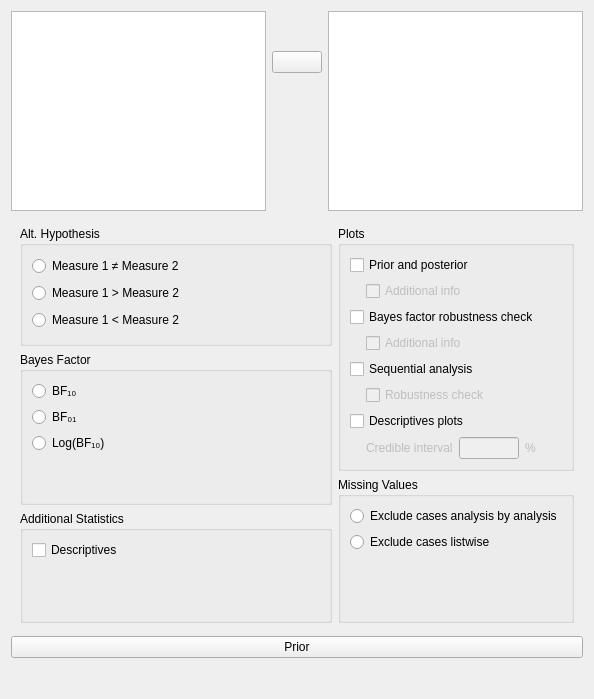
<?xml version="1.0" encoding="UTF-8"?>
<ui version="4.0">
 <class>TTestBayesianPairedSamplesForm</class>
 <widget class="QWidget" name="TTestBayesianPairedSamplesForm">
  <property name="geometry">
   <rect>
    <x>0</x>
    <y>0</y>
    <width>594</width>
    <height>699</height>
   </rect>
  </property>
  <property name="sizePolicy">
   <sizepolicy hsizetype="Fixed" vsizetype="Preferred">
    <horstretch>0</horstretch>
    <verstretch>0</verstretch>
   </sizepolicy>
  </property>
  <property name="windowTitle">
   <string>Form</string>
  </property>
  <layout class="QGridLayout" name="gridLayout_5">
   <item row="0" column="0">
    <widget class="QWidget" name="topWidget" native="true">
     <property name="sizePolicy">
      <sizepolicy hsizetype="Expanding" vsizetype="Fixed">
       <horstretch>0</horstretch>
       <verstretch>0</verstretch>
      </sizepolicy>
     </property>
     <layout class="QGridLayout" name="gridLayout">
      <property name="leftMargin">
       <number>0</number>
      </property>
      <property name="topMargin">
       <number>0</number>
      </property>
      <property name="rightMargin">
       <number>0</number>
      </property>
      <property name="verticalSpacing">
       <number>0</number>
      </property>
      <item row="0" column="1">
       <spacer name="verticalSpacer_4">
        <property name="orientation">
         <enum>Qt::Vertical</enum>
        </property>
        <property name="sizeType">
         <enum>QSizePolicy::Fixed</enum>
        </property>
        <property name="sizeHint" stdset="0">
         <size>
          <width>20</width>
          <height>40</height>
         </size>
        </property>
       </spacer>
      </item>
      <item row="2" column="1">
       <spacer name="verticalSpacer_3">
        <property name="orientation">
         <enum>Qt::Vertical</enum>
        </property>
        <property name="sizeHint" stdset="0">
         <size>
          <width>20</width>
          <height>40</height>
         </size>
        </property>
       </spacer>
      </item>
      <item row="1" column="1">
       <widget class="AssignButton" name="assignButton">
        <property name="sizePolicy">
         <sizepolicy hsizetype="Fixed" vsizetype="Fixed">
          <horstretch>0</horstretch>
          <verstretch>0</verstretch>
         </sizepolicy>
        </property>
        <property name="minimumSize">
         <size>
          <width>50</width>
          <height>0</height>
         </size>
        </property>
        <property name="maximumSize">
         <size>
          <width>50</width>
          <height>16777215</height>
         </size>
        </property>
        <property name="text">
         <string/>
        </property>
       </widget>
      </item>
      <item row="0" column="0" rowspan="3">
       <widget class="AvailableFieldsListView" name="availableFields">
        <property name="sizePolicy">
         <sizepolicy hsizetype="Preferred" vsizetype="Fixed">
          <horstretch>0</horstretch>
          <verstretch>0</verstretch>
         </sizepolicy>
        </property>
        <property name="minimumSize">
         <size>
          <width>210</width>
          <height>200</height>
         </size>
        </property>
        <property name="maximumSize">
         <size>
          <width>16777215</width>
          <height>400</height>
         </size>
        </property>
       </widget>
      </item>
      <item row="0" column="3" rowspan="3">
       <widget class="BoundPairsTable" name="pairs">
        <property name="sizePolicy">
         <sizepolicy hsizetype="Preferred" vsizetype="Fixed">
          <horstretch>0</horstretch>
          <verstretch>0</verstretch>
         </sizepolicy>
        </property>
        <property name="minimumSize">
         <size>
          <width>210</width>
          <height>200</height>
         </size>
        </property>
        <property name="maximumSize">
         <size>
          <width>16777215</width>
          <height>400</height>
         </size>
        </property>
       </widget>
      </item>
     </layout>
    </widget>
   </item>
   <item row="1" column="0">
    <widget class="QWidget" name="options" native="true">
     <property name="sizePolicy">
      <sizepolicy hsizetype="Expanding" vsizetype="Fixed">
       <horstretch>0</horstretch>
       <verstretch>0</verstretch>
      </sizepolicy>
     </property>
     <layout class="QGridLayout" name="gridLayout_2">
      <property name="topMargin">
       <number>0</number>
      </property>
      <property name="bottomMargin">
       <number>0</number>
      </property>
      <item row="0" column="0">
       <widget class="BoundGroupBox" name="hypothesis">
        <property name="title">
         <string>Alt. Hypothesis</string>
        </property>
        <property name="flat">
         <bool>false</bool>
        </property>
        <layout class="QGridLayout" name="gridLayout_9">
         <item row="0" column="0">
          <widget class="QRadioButton" name="_1twoTailed">
           <property name="sizePolicy">
            <sizepolicy hsizetype="Fixed" vsizetype="Fixed">
             <horstretch>0</horstretch>
             <verstretch>0</verstretch>
            </sizepolicy>
           </property>
           <property name="text">
            <string>Measure 1 ≠ Measure 2</string>
           </property>
          </widget>
         </item>
         <item row="2" column="0">
          <widget class="QRadioButton" name="_3oneTailedLessThan">
           <property name="sizePolicy">
            <sizepolicy hsizetype="Fixed" vsizetype="Fixed">
             <horstretch>0</horstretch>
             <verstretch>0</verstretch>
            </sizepolicy>
           </property>
           <property name="text">
            <string>Measure 1 &lt; Measure 2</string>
           </property>
          </widget>
         </item>
         <item row="1" column="0">
          <widget class="QRadioButton" name="_2oneTailedGreaterThan">
           <property name="sizePolicy">
            <sizepolicy hsizetype="Fixed" vsizetype="Fixed">
             <horstretch>0</horstretch>
             <verstretch>0</verstretch>
            </sizepolicy>
           </property>
           <property name="text">
            <string>Measure 1 &gt; Measure 2</string>
           </property>
          </widget>
         </item>
         <item row="0" column="1">
          <spacer name="horizontalSpacer_2">
           <property name="orientation">
            <enum>Qt::Horizontal</enum>
           </property>
           <property name="sizeHint" stdset="0">
            <size>
             <width>40</width>
             <height>20</height>
            </size>
           </property>
          </spacer>
         </item>
        </layout>
       </widget>
      </item>
      <item row="0" column="1" rowspan="2">
       <widget class="GroupBox" name="plotsGroup">
        <property name="title">
         <string>Plots</string>
        </property>
        <layout class="QGridLayout" name="gridLayout_4">
         <item row="1" column="1" colspan="2">
          <widget class="BoundCheckBox" name="plotPriorAndPosteriorAdditionalInfo">
           <property name="enabled">
            <bool>false</bool>
           </property>
           <property name="sizePolicy">
            <sizepolicy hsizetype="Fixed" vsizetype="Fixed">
             <horstretch>0</horstretch>
             <verstretch>0</verstretch>
            </sizepolicy>
           </property>
           <property name="text">
            <string>Additional info</string>
           </property>
          </widget>
         </item>
         <item row="5" column="1">
          <widget class="BoundCheckBox" name="plotSequentialAnalysisRobustness">
           <property name="enabled">
            <bool>false</bool>
           </property>
           <property name="sizePolicy">
            <sizepolicy hsizetype="Fixed" vsizetype="Fixed">
             <horstretch>0</horstretch>
             <verstretch>0</verstretch>
            </sizepolicy>
           </property>
           <property name="text">
            <string>Robustness check</string>
           </property>
          </widget>
         </item>
         <item row="4" column="0" colspan="4">
          <widget class="BoundCheckBox" name="plotSequentialAnalysis">
           <property name="sizePolicy">
            <sizepolicy hsizetype="Fixed" vsizetype="Fixed">
             <horstretch>0</horstretch>
             <verstretch>0</verstretch>
            </sizepolicy>
           </property>
           <property name="text">
            <string>Sequential analysis</string>
           </property>
          </widget>
         </item>
         <item row="6" column="0" colspan="4">
          <widget class="BoundCheckBox" name="descriptivesPlots">
           <property name="sizePolicy">
            <sizepolicy hsizetype="Fixed" vsizetype="Fixed">
             <horstretch>0</horstretch>
             <verstretch>0</verstretch>
            </sizepolicy>
           </property>
           <property name="text">
            <string>Descriptives plots</string>
           </property>
          </widget>
         </item>
         <item row="2" column="0" colspan="4">
          <widget class="BoundCheckBox" name="plotBayesFactorRobustness">
           <property name="sizePolicy">
            <sizepolicy hsizetype="Fixed" vsizetype="Fixed">
             <horstretch>0</horstretch>
             <verstretch>0</verstretch>
            </sizepolicy>
           </property>
           <property name="text">
            <string>Bayes factor robustness check</string>
           </property>
          </widget>
         </item>
         <item row="0" column="0" colspan="4">
          <widget class="BoundCheckBox" name="plotPriorAndPosterior">
           <property name="sizePolicy">
            <sizepolicy hsizetype="Fixed" vsizetype="Fixed">
             <horstretch>0</horstretch>
             <verstretch>0</verstretch>
            </sizepolicy>
           </property>
           <property name="text">
            <string>Prior and posterior</string>
           </property>
          </widget>
         </item>
         <item row="1" column="0">
          <widget class="QWidget" name="widget" native="true">
           <property name="minimumSize">
            <size>
             <width>10</width>
             <height>0</height>
            </size>
           </property>
           <property name="maximumSize">
            <size>
             <width>10</width>
             <height>16777215</height>
            </size>
           </property>
          </widget>
         </item>
         <item row="7" column="1">
          <widget class="QWidget" name="horizontalWidget" native="true">
           <property name="enabled">
            <bool>false</bool>
           </property>
           <layout class="QHBoxLayout" name="horizontalLayout_5">
            <property name="leftMargin">
             <number>0</number>
            </property>
            <property name="topMargin">
             <number>0</number>
            </property>
            <property name="rightMargin">
             <number>0</number>
            </property>
            <property name="bottomMargin">
             <number>0</number>
            </property>
            <item>
             <widget class="QLabel" name="label_4">
              <property name="sizePolicy">
               <sizepolicy hsizetype="Fixed" vsizetype="Fixed">
                <horstretch>0</horstretch>
                <verstretch>0</verstretch>
               </sizepolicy>
              </property>
              <property name="text">
               <string>Credible interval</string>
              </property>
             </widget>
            </item>
            <item>
             <widget class="BoundTextBox" name="descriptivesPlotsCredibleInterval">
              <property name="sizePolicy">
               <sizepolicy hsizetype="Fixed" vsizetype="Preferred">
                <horstretch>0</horstretch>
                <verstretch>0</verstretch>
               </sizepolicy>
              </property>
              <property name="minimumSize">
               <size>
                <width>60</width>
                <height>0</height>
               </size>
              </property>
              <property name="maximumSize">
               <size>
                <width>60</width>
                <height>16777215</height>
               </size>
              </property>
             </widget>
            </item>
            <item>
             <widget class="QLabel" name="label_11">
              <property name="sizePolicy">
               <sizepolicy hsizetype="Fixed" vsizetype="Fixed">
                <horstretch>0</horstretch>
                <verstretch>0</verstretch>
               </sizepolicy>
              </property>
              <property name="text">
               <string>%</string>
              </property>
             </widget>
            </item>
           </layout>
          </widget>
         </item>
         <item row="3" column="1">
          <widget class="BoundCheckBox" name="plotBayesFactorRobustnessAdditionalInfo">
           <property name="enabled">
            <bool>false</bool>
           </property>
           <property name="sizePolicy">
            <sizepolicy hsizetype="Fixed" vsizetype="Fixed">
             <horstretch>0</horstretch>
             <verstretch>0</verstretch>
            </sizepolicy>
           </property>
           <property name="text">
            <string>Additional info</string>
           </property>
          </widget>
         </item>
        </layout>
       </widget>
      </item>
      <item row="2" column="1" rowspan="2">
       <widget class="BoundGroupBox" name="missingValues">
        <property name="title">
         <string>Missing Values</string>
        </property>
        <property name="flat">
         <bool>false</bool>
        </property>
        <layout class="QGridLayout" name="gridLayout_6">
         <property name="bottomMargin">
          <number>0</number>
         </property>
         <item row="1" column="0">
          <widget class="QRadioButton" name="_2excludeListwise">
           <property name="sizePolicy">
            <sizepolicy hsizetype="Fixed" vsizetype="Fixed">
             <horstretch>0</horstretch>
             <verstretch>0</verstretch>
            </sizepolicy>
           </property>
           <property name="text">
            <string>Exclude cases listwise</string>
           </property>
          </widget>
         </item>
         <item row="0" column="0">
          <widget class="QRadioButton" name="_1excludeAnalysisByAnalysis">
           <property name="sizePolicy">
            <sizepolicy hsizetype="Fixed" vsizetype="Fixed">
             <horstretch>0</horstretch>
             <verstretch>0</verstretch>
            </sizepolicy>
           </property>
           <property name="text">
            <string>Exclude cases analysis by analysis</string>
           </property>
          </widget>
         </item>
         <item row="2" column="0">
          <spacer name="verticalSpacer_5">
           <property name="orientation">
            <enum>Qt::Vertical</enum>
           </property>
           <property name="sizeHint" stdset="0">
            <size>
             <width>20</width>
             <height>40</height>
            </size>
           </property>
          </spacer>
         </item>
        </layout>
       </widget>
      </item>
      <item row="1" column="0" rowspan="2">
       <widget class="BoundGroupBox" name="bayesFactorType">
        <property name="title">
         <string>Bayes Factor</string>
        </property>
        <property name="flat">
         <bool>false</bool>
        </property>
        <layout class="QGridLayout" name="gridLayout_13">
         <item row="0" column="0">
          <widget class="QRadioButton" name="_1">
           <property name="sizePolicy">
            <sizepolicy hsizetype="Fixed" vsizetype="Fixed">
             <horstretch>0</horstretch>
             <verstretch>0</verstretch>
            </sizepolicy>
           </property>
           <property name="text">
            <string>BF₁₀</string>
           </property>
          </widget>
         </item>
         <item row="2" column="0">
          <widget class="QRadioButton" name="_3">
           <property name="sizePolicy">
            <sizepolicy hsizetype="Fixed" vsizetype="Fixed">
             <horstretch>0</horstretch>
             <verstretch>0</verstretch>
            </sizepolicy>
           </property>
           <property name="text">
            <string>Log(BF₁₀)</string>
           </property>
          </widget>
         </item>
         <item row="1" column="1">
          <spacer name="horizontalSpacer">
           <property name="orientation">
            <enum>Qt::Horizontal</enum>
           </property>
           <property name="sizeHint" stdset="0">
            <size>
             <width>5</width>
             <height>20</height>
            </size>
           </property>
          </spacer>
         </item>
         <item row="1" column="0">
          <widget class="QRadioButton" name="_2">
           <property name="sizePolicy">
            <sizepolicy hsizetype="Fixed" vsizetype="Fixed">
             <horstretch>0</horstretch>
             <verstretch>0</verstretch>
            </sizepolicy>
           </property>
           <property name="text">
            <string>BF₀₁</string>
           </property>
          </widget>
         </item>
         <item row="3" column="0" colspan="2">
          <spacer name="verticalSpacer_2">
           <property name="orientation">
            <enum>Qt::Vertical</enum>
           </property>
           <property name="sizeHint" stdset="0">
            <size>
             <width>20</width>
             <height>40</height>
            </size>
           </property>
          </spacer>
         </item>
        </layout>
       </widget>
      </item>
      <item row="3" column="0">
       <widget class="GroupBox" name="additionalStatisticsGroup">
        <property name="title">
         <string>Additional Statistics</string>
        </property>
        <layout class="QGridLayout" name="gridLayout_3">
         <property name="bottomMargin">
          <number>0</number>
         </property>
         <item row="0" column="0" colspan="2">
          <widget class="BoundCheckBox" name="descriptives">
           <property name="sizePolicy">
            <sizepolicy hsizetype="Fixed" vsizetype="Fixed">
             <horstretch>0</horstretch>
             <verstretch>0</verstretch>
            </sizepolicy>
           </property>
           <property name="text">
            <string>Descriptives</string>
           </property>
          </widget>
         </item>
         <item row="1" column="0">
          <spacer name="verticalSpacer">
           <property name="orientation">
            <enum>Qt::Vertical</enum>
           </property>
           <property name="sizeHint" stdset="0">
            <size>
             <width>20</width>
             <height>40</height>
            </size>
           </property>
          </spacer>
         </item>
        </layout>
       </widget>
      </item>
     </layout>
    </widget>
   </item>
   <item row="2" column="0">
    <widget class="QWidget" name="priorBox" native="true">
     <property name="sizePolicy">
      <sizepolicy hsizetype="Preferred" vsizetype="Preferred">
       <horstretch>0</horstretch>
       <verstretch>0</verstretch>
      </sizepolicy>
     </property>
     <layout class="QGridLayout" name="gridLayout_10">
      <property name="leftMargin">
       <number>0</number>
      </property>
      <property name="topMargin">
       <number>0</number>
      </property>
      <property name="rightMargin">
       <number>0</number>
      </property>
      <property name="bottomMargin">
       <number>0</number>
      </property>
      <item row="3" column="0">
       <widget class="SubjectivePriorsWidget" name="subjectivePriors" native="true">
        <property name="sizePolicy">
         <sizepolicy hsizetype="Expanding" vsizetype="Fixed">
          <horstretch>0</horstretch>
          <verstretch>0</verstretch>
         </sizepolicy>
        </property>
        <property name="minimumSize">
         <size>
          <width>0</width>
          <height>0</height>
         </size>
        </property>
        <layout class="QGridLayout" name="gridLayout_12">
         <property name="leftMargin">
          <number>0</number>
         </property>
         <property name="topMargin">
          <number>0</number>
         </property>
         <property name="rightMargin">
          <number>0</number>
         </property>
         <property name="verticalSpacing">
          <number>0</number>
         </property>
        </layout>
       </widget>
      </item>
      <item row="1" column="0" colspan="2">
       <widget class="ExpanderButton" name="expanderPrior">
        <property name="text">
         <string>Prior</string>
        </property>
       </widget>
      </item>
     </layout>
    </widget>
   </item>
  </layout>
 </widget>
 <customwidgets>
  <customwidget>
   <class>AssignButton</class>
   <extends>QPushButton</extends>
   <header>widgets/assignbutton.h</header>
  </customwidget>
  <customwidget>
   <class>AvailableFieldsListView</class>
   <extends>QListView</extends>
   <header>widgets/availablefieldslistview.h</header>
  </customwidget>
  <customwidget>
   <class>BoundTextBox</class>
   <extends>QLineEdit</extends>
   <header>widgets/boundtextbox.h</header>
  </customwidget>
  <customwidget>
   <class>BoundGroupBox</class>
   <extends>QGroupBox</extends>
   <header>widgets/boundgroupbox.h</header>
   <container>1</container>
  </customwidget>
  <customwidget>
   <class>BoundCheckBox</class>
   <extends>QCheckBox</extends>
   <header>widgets/boundcheckbox.h</header>
  </customwidget>
  <customwidget>
   <class>GroupBox</class>
   <extends>QGroupBox</extends>
   <header>widgets/groupbox.h</header>
   <container>1</container>
  </customwidget>
  <customwidget>
   <class>ExpanderButton</class>
   <extends>QPushButton</extends>
   <header>widgets/expanderbutton.h</header>
  </customwidget>
  <customwidget>
   <class>BoundPairsTable</class>
   <extends>QTableView</extends>
   <header>widgets/boundpairstable.h</header>
  </customwidget>
  <customwidget>
   <class>SubjectivePriorsWidget</class>
   <extends>QWidget</extends>
   <header>widgets/subjectivepriorswidget.h</header>
   <container>1</container>
  </customwidget>
 </customwidgets>
 <tabstops>
  <tabstop>availableFields</tabstop>
  <tabstop>assignButton</tabstop>
  <tabstop>pairs</tabstop>
  <tabstop>_1twoTailed</tabstop>
  <tabstop>_2oneTailedGreaterThan</tabstop>
  <tabstop>_3oneTailedLessThan</tabstop>
  <tabstop>_1</tabstop>
  <tabstop>_2</tabstop>
  <tabstop>_3</tabstop>
  <tabstop>plotPriorAndPosterior</tabstop>
  <tabstop>plotBayesFactorRobustness</tabstop>
  <tabstop>plotSequentialAnalysis</tabstop>
  <tabstop>descriptivesPlots</tabstop>
  <tabstop>descriptives</tabstop>
  <tabstop>_1excludeAnalysisByAnalysis</tabstop>
  <tabstop>_2excludeListwise</tabstop>
  <tabstop>expanderPrior</tabstop>
 </tabstops>
 <resources/>
 <connections>
  <connection>
   <sender>plotSequentialAnalysis</sender>
   <signal>toggled(bool)</signal>
   <receiver>plotSequentialAnalysisRobustness</receiver>
   <slot>setEnabled(bool)</slot>
   <hints>
    <hint type="sourcelabel">
     <x>417</x>
     <y>334</y>
    </hint>
    <hint type="destinationlabel">
     <x>431</x>
     <y>357</y>
    </hint>
   </hints>
  </connection>
  <connection>
   <sender>plotPriorAndPosterior</sender>
   <signal>toggled(bool)</signal>
   <receiver>plotPriorAndPosteriorAdditionalInfo</receiver>
   <slot>setEnabled(bool)</slot>
   <hints>
    <hint type="sourcelabel">
     <x>397</x>
     <y>287</y>
    </hint>
    <hint type="destinationlabel">
     <x>411</x>
     <y>310</y>
    </hint>
   </hints>
  </connection>
  <connection>
   <sender>descriptivesPlots</sender>
   <signal>toggled(bool)</signal>
   <receiver>horizontalWidget</receiver>
   <slot>setEnabled(bool)</slot>
   <hints>
    <hint type="sourcelabel">
     <x>349</x>
     <y>411</y>
    </hint>
    <hint type="destinationlabel">
     <x>388</x>
     <y>442</y>
    </hint>
   </hints>
  </connection>
  <connection>
   <sender>plotBayesFactorRobustness</sender>
   <signal>toggled(bool)</signal>
   <receiver>plotBayesFactorRobustnessAdditionalInfo</receiver>
   <slot>setEnabled(bool)</slot>
   <hints>
    <hint type="sourcelabel">
     <x>391</x>
     <y>321</y>
    </hint>
    <hint type="destinationlabel">
     <x>355</x>
     <y>346</y>
    </hint>
   </hints>
  </connection>
 </connections>
</ui>
